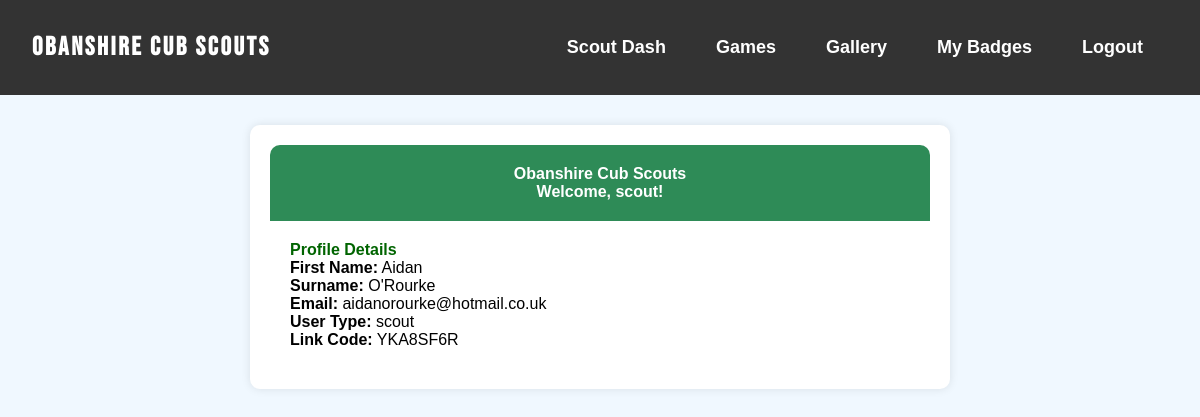
The page /public/scout/dashboard.php (signed in) on the database its author committed.
### tables this page shows
CREATE TABLE `scouts` (
  `id` int(11) NOT NULL,
  `user_id` int(11) DEFAULT NULL,
  `first_name` varchar(100) DEFAULT NULL,
  `surname` varchar(100) DEFAULT NULL,
  `link_code` varchar(10) DEFAULT NULL
);

CREATE TABLE `users` (
  `id` int(11) NOT NULL,
  `username` varchar(50) NOT NULL,
  `password` varchar(255) NOT NULL,
  `email` varchar(100) NOT NULL,
  `user_type` enum('admin','scout','parent') NOT NULL,
  `first_name` varchar(255) DEFAULT NULL,
  `surname` varchar(255) DEFAULT NULL
);

### public/scout/dashboard.php (the view, shortened to what this page needs)
<?php
include 'includes/header.php';
include 'config/config.php';
$username = $_SESSION['username'];
$sql = "SELECT users.*, scouts.link_code
        FROM users
        LEFT JOIN scouts ON users.id = scouts.user_id
        WHERE users.username = ?";
$stmt = mysqli_prepare($conn, $sql);
mysqli_stmt_bind_param($stmt, "s", $username);
mysqli_stmt_execute($stmt);
$result = mysqli_stmt_get_result($stmt);
$user = mysqli_fetch_assoc($result);
?>
<!DOCTYPE html>
<html lang="en">
<head>
  <link rel="stylesheet" href="assets/css/scout-dash.css" />
</head>
<body>
  <div class="container">
    <header>
      <h1>Obanshire Cub Scouts</h1>
      <h2>Welcome, <?= htmlspecialchars($user['username']) ?>!</h2>
    </header>
    <section>
      <h3>Profile Details</h3>
      <p><strong>First Name:</strong> <?= htmlspecialchars($user['first_name']) ?></p>
      <p><strong>Surname:</strong> <?= htmlspecialchars($user['surname']) ?></p>
      <p><strong>Email:</strong> <?= htmlspecialchars($user['email']) ?></p>
      <p><strong>User Type:</strong> <?= htmlspecialchars($user['user_type']) ?></p>
      <p><strong>Link Code:</strong> <?= htmlspecialchars($user['link_code'] ?? 'N/A') ?></p>
    </section>
  </div>
</body>
</html>

### assets/css/style.css (style rules this page uses)
* { margin: 0; padding: 0; box-sizing: border-box; font-family: sans-serif; font-size: 16px; }

### assets/css/scout-dash.css (style rules this page uses)
body { font-family: Arial, sans-serif; background-color: #f0f8ff; margin: 0; padding: 0; }
.container { max-width: 700px; margin: 30px auto; padding: 20px; background: white; border-radius: 10px; box-shadow: 0 0 10px rgba(0,0,0,0.1); }
header { background-color: #2e8b57; color: white; padding: 20px; border-radius: 10px 10px 0 0; text-align: center; }
section { padding: 20px; }
h3 { color: #006400; }

### rows shown on the page
scouts: user.username "scout", user.first_name "Aidan", user.surname "O'Rourke", user.email "aidanorourke@hotmail.co.uk", user.user_type "scout", link_code "YKA8SF6R"
